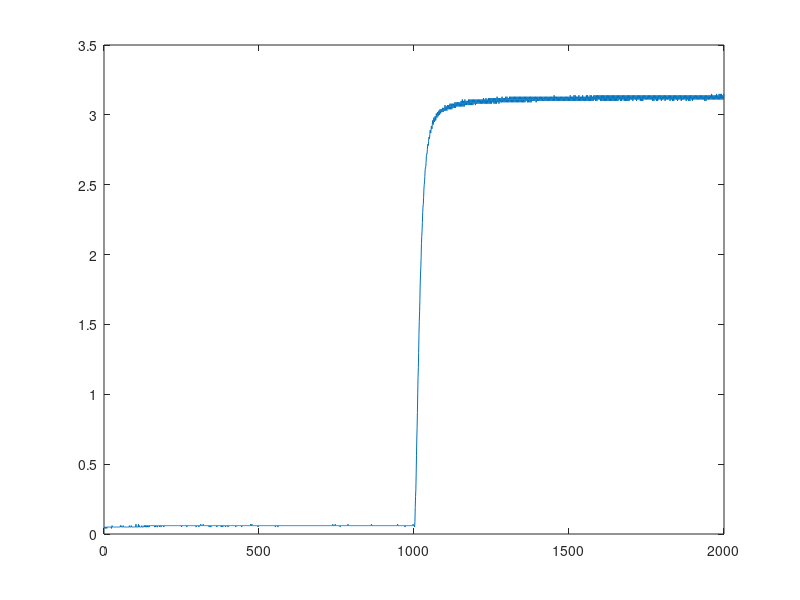

This figure's MATLAB source:
%% Open a file and plot

y = csvread('data/fig_g_1.csv');
x = linspace(1, 2000, 2000);
plot(x, y);

%b = mean(a);
%plot(x, b);

%% Perform a linear regression

%p = polyfit(x, b, 1);
%hold on;
%y = p(1)*x + p(2);
%plot(x, y);
